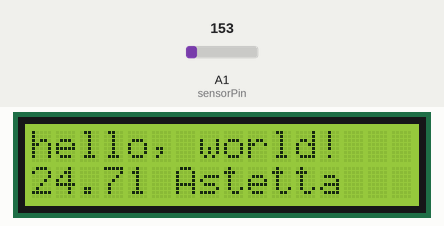
The sketch below on a simulated Arduino Uno, built with avr-gcc and run on an emulated ATmega328P. On the bench: 16×2 character LCD. Inputs (shaded band) come from the test bench; at power-on: A1 (sensorPin) = 153.

Above: at 1.3 s.
1.4 s: A1 (sensorPin) set to 165
At 2.6 s:
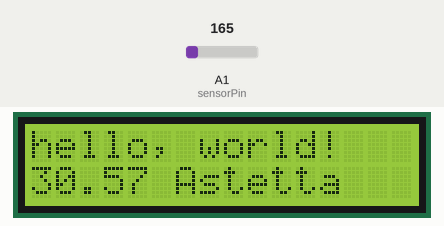
2.9 s: A1 (sensorPin) set to 175
At 3.8 s:
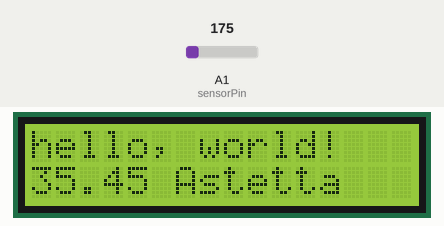
4.4 s: A1 (sensorPin) set to 191
At 5.0 s:
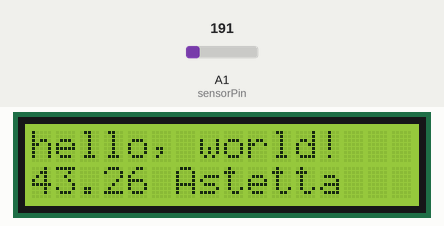
Timing chart, 0 to 7.4 s (numbered marks = the images above; inputs shaded):
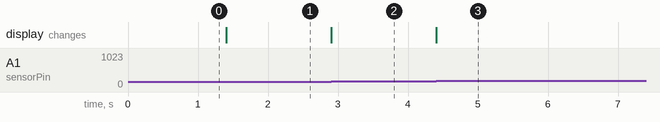

Measured:
- after the input at 1.4 s, the display: changes at once (image 1)
- after the input at 2.9 s, the display: changes at once (image 2)
- after the input at 4.4 s, the display: changes at once (image 3)

The sketch:

temp_lcd_test01.ino
```cpp
//miksa007
//date 11.10.2016

#include <LiquidCrystal.h>
//this is keypad shield configuration
LiquidCrystal lcd(8, 9, 4, 5, 6, 7);
int sensorPin=1;//tmp36 sensor

void setup() {
  //init - compare lcd setup and int(use the same pins)
  lcd.init(1,8,255,9,4,5,6,7,0,0,0,0);
 // set up the LCD's number of columns and rows:
 lcd.begin(16, 2);
 // Print a message to the LCD.
 lcd.print("hello, world!");
}
void loop() {
  int reading=analogRead(sensorPin);
  float voltage =reading*5.0;
  voltage/=1024.0;
  float temperatureC=(voltage-0.5)*100;
 // set the cursor to column 0, line 1
 // (note: line 1 is the second row, since counting begins with 0):
 lcd.setCursor(0, 1);
 // print the number of seconds since reset:
 //lcd.print(millis()/1000);
 lcd.print(temperatureC);
 lcd.setCursor(6, 1);
 lcd.print("Astetta");
}
```
